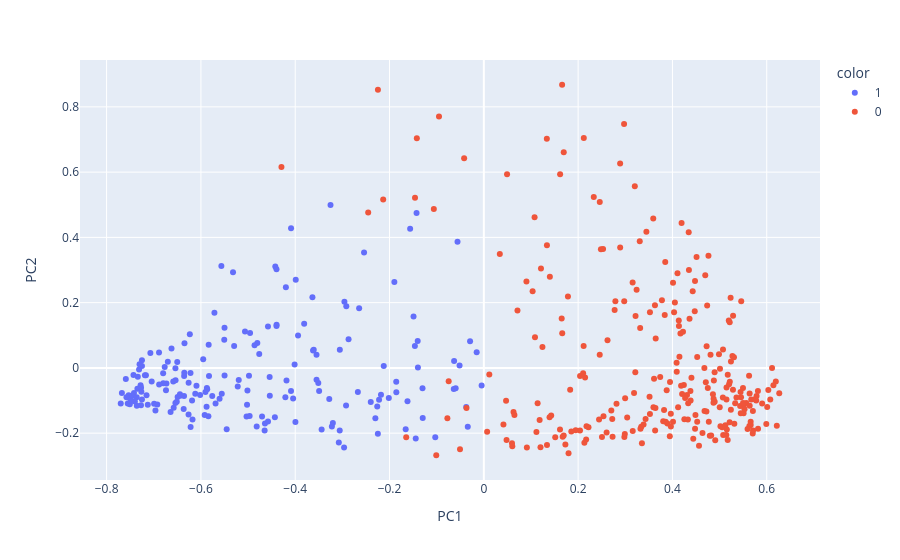

Here is the notebook cell this chart was saved with:
### Code cell
# Visualiser les classes
scatter_plot(New_df, cah_partition)

### Figure 1 — Plotly figure (JSON) as saved in the notebook; plotly's stock layout.template omitted (floating-point values rounded to 4 significant figures; data arrays with more than 128 entries replaced by an {"elided": "..."} marker saying what was removed)
{"data": [{"hovertemplate": "color=1<br>PC1=%{x}<br>PC2=%{y}<extra></extra>", "legendgroup": "1", "marker": {"color": "#636efa", "symbol": "circle"}, "mode": "markers", "name": "1", "orientation": "v", "showlegend": true, "type": "scatter", "x": {"elided": "183 float values"}, "xaxis": "x", "y": {"elided": "183 float values"}, "yaxis": "y"}, {"hovertemplate": "color=0<br>PC1=%{x}<br>PC2=%{y}<extra></extra>", "legendgroup": "0", "marker": {"color": "#EF553B", "symbol": "circle"}, "mode": "markers", "name": "0", "orientation": "v", "showlegend": true, "type": "scatter", "x": {"elided": "257 float values"}, "xaxis": "x", "y": {"elided": "257 float values"}, "yaxis": "y"}], "layout": {"legend": {"title": {"text": "color"}, "tracegroupgap": 0}, "margin": {"t": 60}, "xaxis": {"anchor": "y", "domain": [0.0, 1.0], "title": {"text": "PC1"}}, "yaxis": {"anchor": "x", "domain": [0.0, 1.0], "title": {"text": "PC2"}}}}
